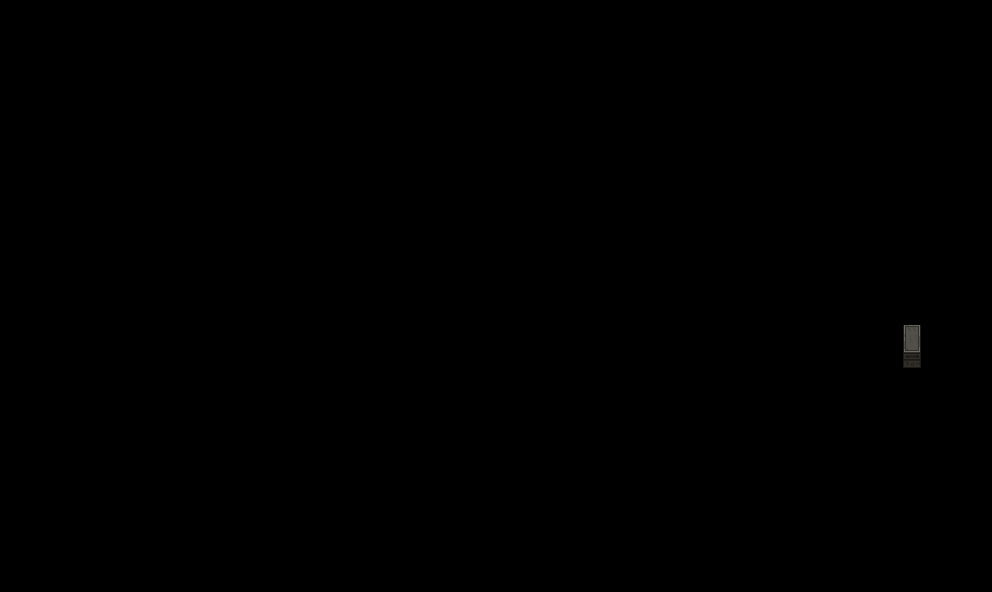

Tiled map render using the project's own tile images. Description and the map definition, with tile-layer contents summarised, below:
An orthogonal 62x37 tile map with 16x16 px tiles, 1 tile layer (decor).

<map version="1.10" tiledversion="1.10.0" orientation="orthogonal" renderorder="right-down" width="62" height="37" tilewidth="16" tileheight="16" infinite="0" nextlayerid="10" nextobjectid="121">
 <tileset firstgid="1" name="decorative" tilewidth="16" tileheight="16" tilecount="256" columns="16">
  <image source="../Images/Map/Decorative.png" width="256" height="256" />
 </tileset>
 <layer id="7" name="decor" width="62" height="37">
  <data>[2294 cells, 10 non-empty, 9 distinct tile ids]</data>
 </layer>
</map>
